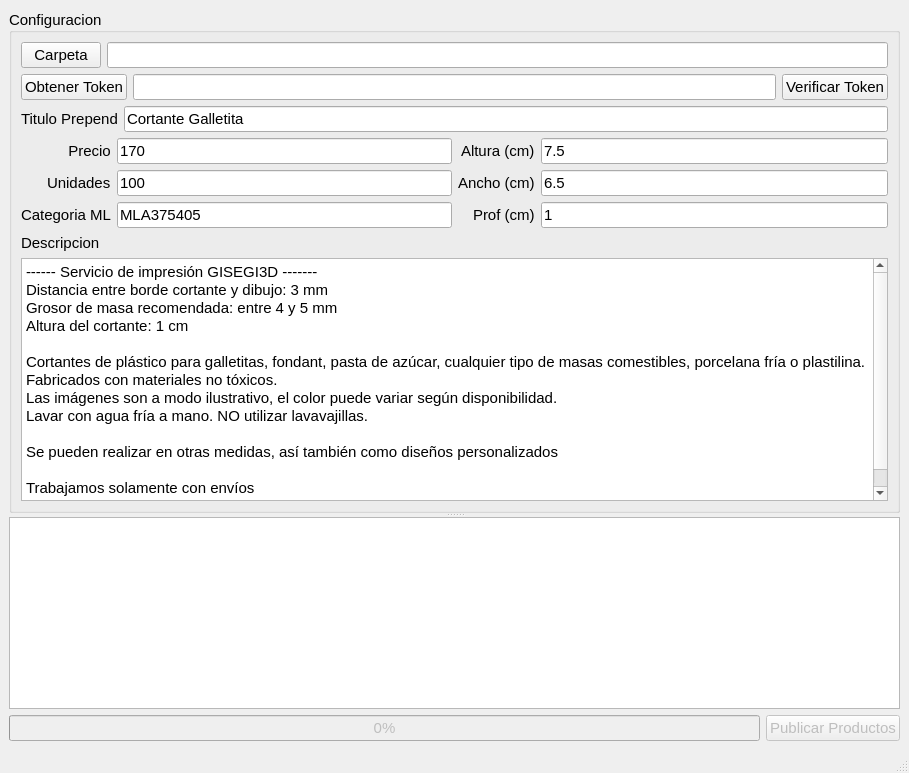
<?xml version="1.0" encoding="UTF-8"?>
<ui version="4.0">
 <class>MainWindow</class>
 <widget class="QMainWindow" name="MainWindow">
  <property name="geometry">
   <rect>
    <x>0</x>
    <y>0</y>
    <width>909</width>
    <height>773</height>
   </rect>
  </property>
  <property name="font">
   <font>
    <pointsize>11</pointsize>
   </font>
  </property>
  <property name="windowTitle">
   <string>MainWindow</string>
  </property>
  <widget class="QWidget" name="centralwidget">
   <layout class="QVBoxLayout" name="verticalLayout">
    <item>
     <widget class="QSplitter" name="splitter">
      <property name="orientation">
       <enum>Qt::Vertical</enum>
      </property>
      <widget class="QGroupBox" name="config_groupBox">
       <property name="enabled">
        <bool>true</bool>
       </property>
       <property name="sizePolicy">
        <sizepolicy hsizetype="Expanding" vsizetype="Fixed">
         <horstretch>0</horstretch>
         <verstretch>100</verstretch>
        </sizepolicy>
       </property>
       <property name="layoutDirection">
        <enum>Qt::LeftToRight</enum>
       </property>
       <property name="title">
        <string>Configuracion</string>
       </property>
       <property name="alignment">
        <set>Qt::AlignLeading|Qt::AlignLeft|Qt::AlignVCenter</set>
       </property>
       <layout class="QVBoxLayout" name="verticalLayout_3">
        <item>
         <layout class="QHBoxLayout" name="horizontalLayout_3">
          <item>
           <widget class="QPushButton" name="carpeta_btn">
            <property name="sizePolicy">
             <sizepolicy hsizetype="Minimum" vsizetype="Fixed">
              <horstretch>0</horstretch>
              <verstretch>0</verstretch>
             </sizepolicy>
            </property>
            <property name="text">
             <string>Carpeta</string>
            </property>
           </widget>
          </item>
          <item>
           <widget class="QLineEdit" name="carpeta_text">
            <property name="enabled">
             <bool>true</bool>
            </property>
            <property name="text">
             <string/>
            </property>
           </widget>
          </item>
         </layout>
        </item>
        <item>
         <layout class="QHBoxLayout" name="horizontalLayout_2">
          <item>
           <widget class="QPushButton" name="token_btn">
            <property name="text">
             <string>Obtener Token</string>
            </property>
           </widget>
          </item>
          <item>
           <widget class="QLineEdit" name="token_text"/>
          </item>
          <item>
           <widget class="QPushButton" name="verificar_btn">
            <property name="text">
             <string>Verificar Token</string>
            </property>
           </widget>
          </item>
         </layout>
        </item>
        <item>
         <layout class="QFormLayout" name="formLayout_4">
          <item row="0" column="0">
           <widget class="QLabel" name="tituloPrepend_label">
            <property name="text">
             <string>Titulo Prepend</string>
            </property>
           </widget>
          </item>
          <item row="0" column="1">
           <widget class="QLineEdit" name="tituloPrepend_text">
            <property name="text">
             <string>Cortante Galletita</string>
            </property>
           </widget>
          </item>
         </layout>
        </item>
        <item>
         <layout class="QHBoxLayout" name="horizontalLayout_5">
          <item>
           <layout class="QFormLayout" name="formLayout_2">
            <property name="labelAlignment">
             <set>Qt::AlignRight|Qt::AlignTrailing|Qt::AlignVCenter</set>
            </property>
            <item row="0" column="0">
             <widget class="QLabel" name="precio_label">
              <property name="layoutDirection">
               <enum>Qt::LeftToRight</enum>
              </property>
              <property name="text">
               <string>Precio</string>
              </property>
              <property name="alignment">
               <set>Qt::AlignCenter</set>
              </property>
              <property name="wordWrap">
               <bool>false</bool>
              </property>
             </widget>
            </item>
            <item row="0" column="1">
             <widget class="QLineEdit" name="precio_text">
              <property name="text">
               <string>170</string>
              </property>
             </widget>
            </item>
            <item row="1" column="0">
             <widget class="QLabel" name="unidades_label">
              <property name="text">
               <string>Unidades</string>
              </property>
             </widget>
            </item>
            <item row="1" column="1">
             <widget class="QLineEdit" name="unidades_text">
              <property name="text">
               <string>100</string>
              </property>
             </widget>
            </item>
            <item row="2" column="0">
             <widget class="QLabel" name="categoria_label">
              <property name="text">
               <string>Categoria ML</string>
              </property>
             </widget>
            </item>
            <item row="2" column="1">
             <widget class="QLineEdit" name="categoria_text">
              <property name="text">
               <string>MLA375405</string>
              </property>
             </widget>
            </item>
           </layout>
          </item>
          <item>
           <layout class="QFormLayout" name="formLayout_3">
            <property name="labelAlignment">
             <set>Qt::AlignRight|Qt::AlignTrailing|Qt::AlignVCenter</set>
            </property>
            <item row="0" column="0">
             <widget class="QLabel" name="altura_label">
              <property name="text">
               <string>Altura (cm)</string>
              </property>
             </widget>
            </item>
            <item row="0" column="1">
             <widget class="QLineEdit" name="altura_text">
              <property name="text">
               <string>7.5</string>
              </property>
             </widget>
            </item>
            <item row="1" column="0">
             <widget class="QLabel" name="ancho_label">
              <property name="sizePolicy">
               <sizepolicy hsizetype="Preferred" vsizetype="Preferred">
                <horstretch>0</horstretch>
                <verstretch>0</verstretch>
               </sizepolicy>
              </property>
              <property name="layoutDirection">
               <enum>Qt::LeftToRight</enum>
              </property>
              <property name="text">
               <string>Ancho (cm)</string>
              </property>
             </widget>
            </item>
            <item row="1" column="1">
             <widget class="QLineEdit" name="ancho_text">
              <property name="text">
               <string>6.5</string>
              </property>
             </widget>
            </item>
            <item row="2" column="0">
             <widget class="QLabel" name="prof_label">
              <property name="layoutDirection">
               <enum>Qt::LeftToRight</enum>
              </property>
              <property name="text">
               <string>Prof (cm)</string>
              </property>
             </widget>
            </item>
            <item row="2" column="1">
             <widget class="QLineEdit" name="prof_text">
              <property name="text">
               <string>1</string>
              </property>
             </widget>
            </item>
           </layout>
          </item>
         </layout>
        </item>
        <item>
         <widget class="QLabel" name="desc_label">
          <property name="text">
           <string>Descripcion</string>
          </property>
         </widget>
        </item>
        <item>
         <widget class="QPlainTextEdit" name="desc_text">
          <property name="plainText">
           <string>------ Servicio de impresión GISEGI3D -------
Distancia entre borde cortante y dibujo: 3 mm
Grosor de masa recomendada: entre 4 y 5 mm
Altura del cortante: 1 cm

Cortantes de plástico para galletitas, fondant, pasta de azúcar, cualquier tipo de masas comestibles, porcelana fría o plastilina.
Fabricados con materiales no tóxicos.
Las imágenes son a modo ilustrativo, el color puede variar según disponibilidad.
Lavar con agua fría a mano. NO utilizar lavavajillas.

Se pueden realizar en otras medidas, así también como diseños personalizados

Trabajamos solamente con envíos</string>
          </property>
         </widget>
        </item>
       </layout>
      </widget>
      <widget class="QTextBrowser" name="log_text"/>
     </widget>
    </item>
    <item>
     <layout class="QHBoxLayout" name="horizontalLayout">
      <item>
       <widget class="QProgressBar" name="progressBar">
        <property name="enabled">
         <bool>false</bool>
        </property>
        <property name="value">
         <number>0</number>
        </property>
        <property name="textVisible">
         <bool>true</bool>
        </property>
       </widget>
      </item>
      <item>
       <widget class="QPushButton" name="publicar_btn">
        <property name="enabled">
         <bool>false</bool>
        </property>
        <property name="text">
         <string>Publicar Productos</string>
        </property>
       </widget>
      </item>
     </layout>
    </item>
   </layout>
  </widget>
  <widget class="QMenuBar" name="menubar">
   <property name="geometry">
    <rect>
     <x>0</x>
     <y>0</y>
     <width>909</width>
     <height>21</height>
    </rect>
   </property>
  </widget>
  <widget class="QStatusBar" name="statusbar"/>
 </widget>
 <resources/>
 <connections/>
</ui>
